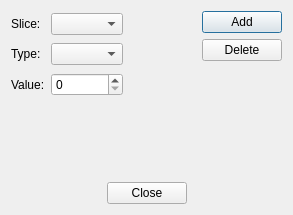
<?xml version="1.0" encoding="UTF-8"?>
<ui version="4.0">
 <class>EditSlicesDialog</class>
 <widget class="QDialog" name="EditSlicesDialog">
  <property name="geometry">
   <rect>
    <x>0</x>
    <y>0</y>
    <width>293</width>
    <height>215</height>
   </rect>
  </property>
  <property name="windowTitle">
   <string>Dialog</string>
  </property>
  <layout class="QVBoxLayout" name="verticalLayout_2">
   <item>
    <layout class="QHBoxLayout" name="horizontalLayout_2">
     <item>
      <layout class="QGridLayout" name="gridLayout">
       <item row="0" column="0">
        <widget class="QLabel" name="label">
         <property name="text">
          <string>Slice:</string>
         </property>
        </widget>
       </item>
       <item row="0" column="1">
        <widget class="QComboBox" name="cbName"/>
       </item>
       <item row="1" column="0">
        <widget class="QLabel" name="label_2">
         <property name="text">
          <string>Type:</string>
         </property>
        </widget>
       </item>
       <item row="2" column="0">
        <widget class="QLabel" name="label_3">
         <property name="text">
          <string>Value:</string>
         </property>
        </widget>
       </item>
       <item row="2" column="1">
        <widget class="QSpinBox" name="sbValue"/>
       </item>
       <item row="1" column="1">
        <widget class="QComboBox" name="cbType"/>
       </item>
      </layout>
     </item>
     <item>
      <spacer name="horizontalSpacer">
       <property name="orientation">
        <enum>Qt::Horizontal</enum>
       </property>
       <property name="sizeHint" stdset="0">
        <size>
         <width>40</width>
         <height>20</height>
        </size>
       </property>
      </spacer>
     </item>
     <item>
      <layout class="QVBoxLayout" name="verticalLayout">
       <item>
        <widget class="QPushButton" name="pbAdd">
         <property name="text">
          <string>Add</string>
         </property>
        </widget>
       </item>
       <item>
        <widget class="QPushButton" name="pbDelete">
         <property name="text">
          <string>Delete</string>
         </property>
        </widget>
       </item>
       <item>
        <spacer name="verticalSpacer">
         <property name="orientation">
          <enum>Qt::Vertical</enum>
         </property>
         <property name="sizeHint" stdset="0">
          <size>
           <width>20</width>
           <height>40</height>
          </size>
         </property>
        </spacer>
       </item>
      </layout>
     </item>
    </layout>
   </item>
   <item>
    <spacer name="verticalSpacer_2">
     <property name="orientation">
      <enum>Qt::Vertical</enum>
     </property>
     <property name="sizeHint" stdset="0">
      <size>
       <width>20</width>
       <height>40</height>
      </size>
     </property>
    </spacer>
   </item>
   <item>
    <layout class="QHBoxLayout" name="horizontalLayout">
     <item>
      <spacer name="horizontalSpacer_2">
       <property name="orientation">
        <enum>Qt::Horizontal</enum>
       </property>
       <property name="sizeHint" stdset="0">
        <size>
         <width>40</width>
         <height>20</height>
        </size>
       </property>
      </spacer>
     </item>
     <item>
      <widget class="QPushButton" name="pbClose">
       <property name="text">
        <string>Close</string>
       </property>
      </widget>
     </item>
     <item>
      <spacer name="horizontalSpacer_3">
       <property name="orientation">
        <enum>Qt::Horizontal</enum>
       </property>
       <property name="sizeHint" stdset="0">
        <size>
         <width>40</width>
         <height>20</height>
        </size>
       </property>
      </spacer>
     </item>
    </layout>
   </item>
  </layout>
 </widget>
 <resources/>
 <connections>
  <connection>
   <sender>pbClose</sender>
   <signal>clicked()</signal>
   <receiver>EditSlicesDialog</receiver>
   <slot>hide()</slot>
   <hints>
    <hint type="sourcelabel">
     <x>146</x>
     <y>190</y>
    </hint>
    <hint type="destinationlabel">
     <x>146</x>
     <y>107</y>
    </hint>
   </hints>
  </connection>
 </connections>
</ui>
